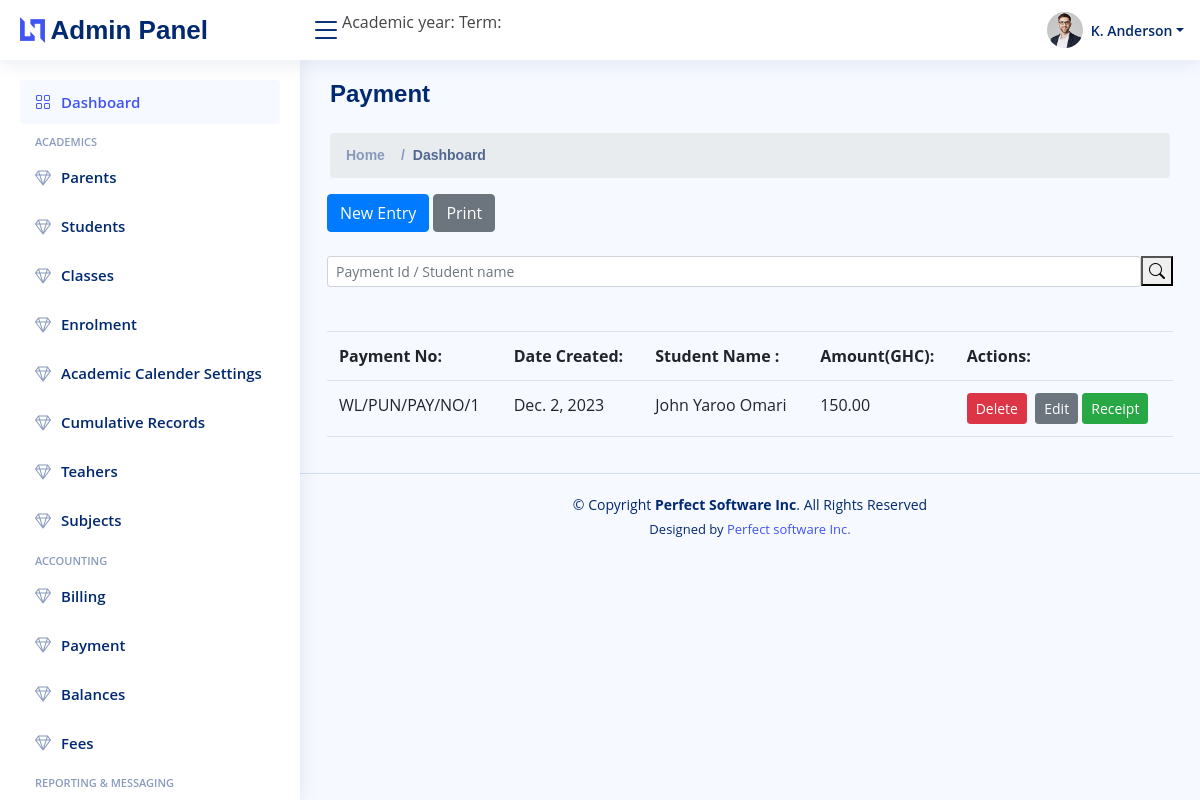
The page /dashboard/payment/ on the database as committed earlier.
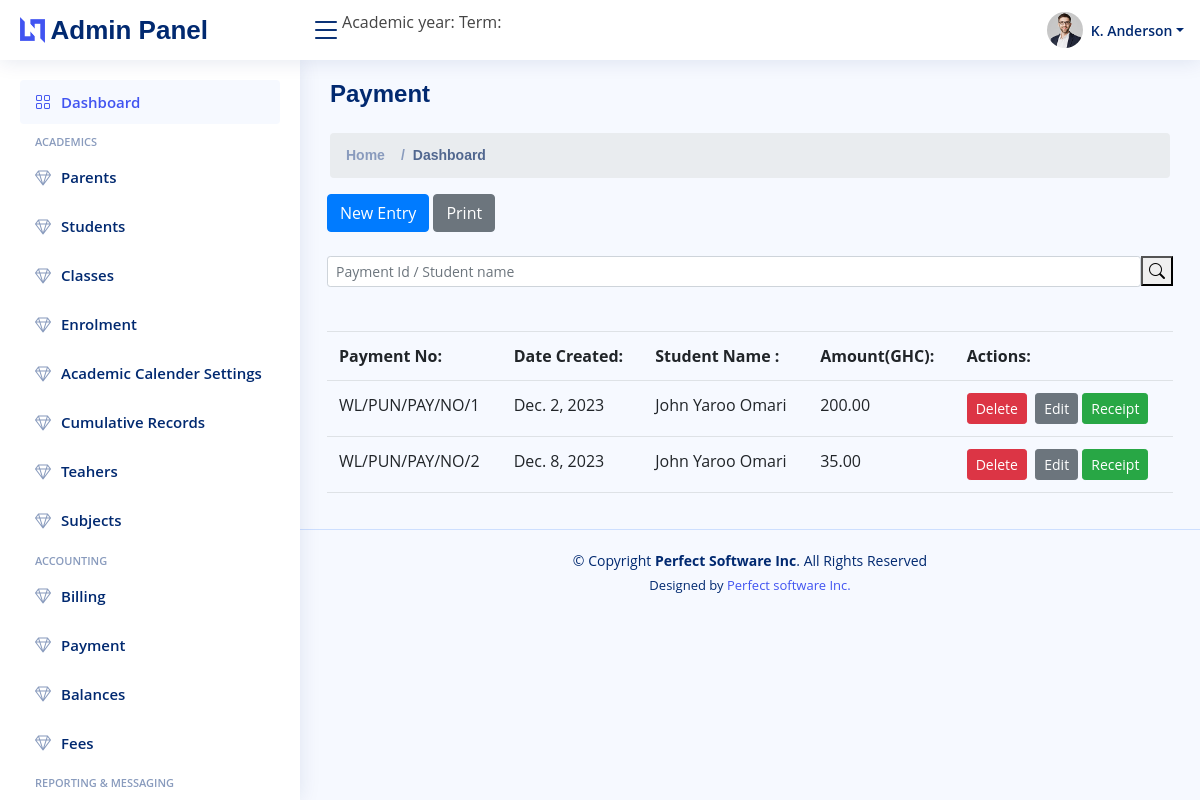
The same page on the database as committed later.
### payments/models.py (models this page shows)
class Payments (models.Model):
    paymentNo = models.CharField(max_length=20, unique= True)
    student = models.ForeignKey(to = Students, on_delete= models.CASCADE)
    amount = models.DecimalField(decimal_places= 2, max_digits=10000, null=True)
    year = models.PositiveIntegerField(null=True)
    term = models.PositiveIntegerField(null=True)
    createdAt = models.DateField(max_length = 30, default=datetime.date.today)
    updatedAt = models.DateField(max_length = 30, default=datetime.date.today)

### students/models.py (models this page shows)
class Students(models.Model):
    studentNo = models.CharField(max_length=20, unique= True)
    parentId = models.ForeignKey(to=Parents, on_delete= models.CASCADE)
    firstname = models.CharField(max_length = 15, null=True)
    middlename = models.CharField(max_length = 15, null=True)
    lastname = models.CharField(max_length = 15, null=True)
    dob = models.DateField(max_length = 30, null=True)
    address =  models.CharField(max_length = 15, null=True)
    gender =  models.CharField(max_length = 5, null=True)
    nationality =  models.CharField(max_length = 15, null=True, default="Ghanaian")
    religion =  models.CharField(max_length = 15, null=True)
    previousSchoolAttended = models.CharField(max_length = 20, null=True)
    previousSchoolClass = models.CharField(max_length = 10, null=True)
    disability = models.CharField(max_length = 20, null=True)
    createdAt = models.DateField(max_length = 30, default=datetime.date.today)
    updatedAt = models.DateField(max_length = 30, default=datetime.date.today)

### payments/views.py (the view)
# urls.py: path("dashboard/payment/", views.view, name = 'paymentview'),
def view(request):
    payments = Payments.objects.all()
    return render(request,"paymentview.html",{'payments':payments})

### payments/templates/paymentview.html (shortened to what this page needs)
{% extends 'dashboard.html' %}
{%block pagetitle%}
<h1>Payment</h1><br>
{%endblock%}
{%block body%}
<section>
    <div class="row">
        <div class="col-md-12">
            {%include 'paymentheader.html'%}
        </div>
        <div class="col-md-12">
            <div class="search-bar">
                <form action = "{% url 'searchpayment' %}" class="search-form d-flex align-items-center" method="POST" >
                    <input class="form-control form-control-sm" style="width: 100%;" type="text" name="searchkey" placeholder="Payment Id / Student name" title="Enter search keyword">
                  <button type="submit" title="Search" style="margin-bottom: 20px;"><i class="bi bi-search"></i></button>
                </form>
              </div><br>
        </div>
        <div class="col-md-12">
                {%if payments|length == 0%}
                <h4>No Records Found </h4>
                {%else%}
                <table class="table">
                    <tr>
                        <th>Payment No:</th>
                        <th>Date Created:</th>
                        <th>Student Name :</th>
                        <th>Amount(GHC):</th>
                        <th>Actions:</th>
                    </tr>
                {% for payment in payments%}
                <tr>
                    <td>{{payment.paymentNo}}</td>
                    <td>{{payment.createdAt}}</td>
                    <td>{{payment.student.firstname |add:" " | add:payment.student.middlename | add:" " | add:payment.student.lastname}}</td>
                    <td>{{payment.amount}}</td>
                    <td><a href="/dashboard/payment/delete/{{payment.id}}"><button class =" btn btn-danger btn-sm">Delete</button></a> &nbsp<a href="/dashboard/payment/edit/{{payment.id}}"><button class = "btn btn-secondary btn-sm">Edit</button></a> <a href="/dashboard/payment/receipt/{{payment.id}}"><button class = "btn btn-success btn-sm">Receipt</button></a></td>
                </tr>
                {%endfor%}
                {%endif%}
            </table>
          </div>
    </div>
</section>
{%endblock%}

Rows that differ between the two databases and show on the page:
changed Payments "WL/PUN/PAY/NO/1": amount "150.00" → "200.00"
added Payments: paymentNo "WL/PUN/PAY/NO/2", createdAt "Dec. 8, 2023", student.firstname|add "John Yaroo Omari", amount "35.00"
